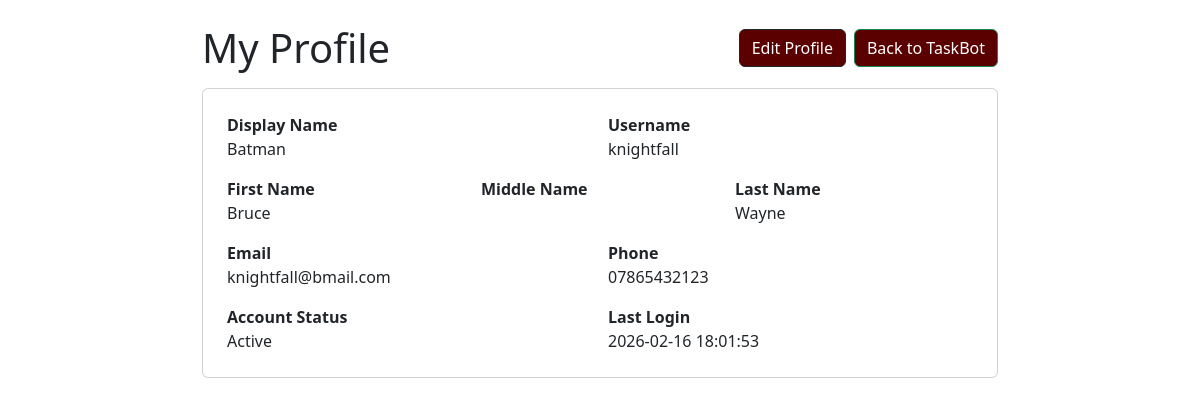
The app's page /viewprofile.php (signed in), older data.
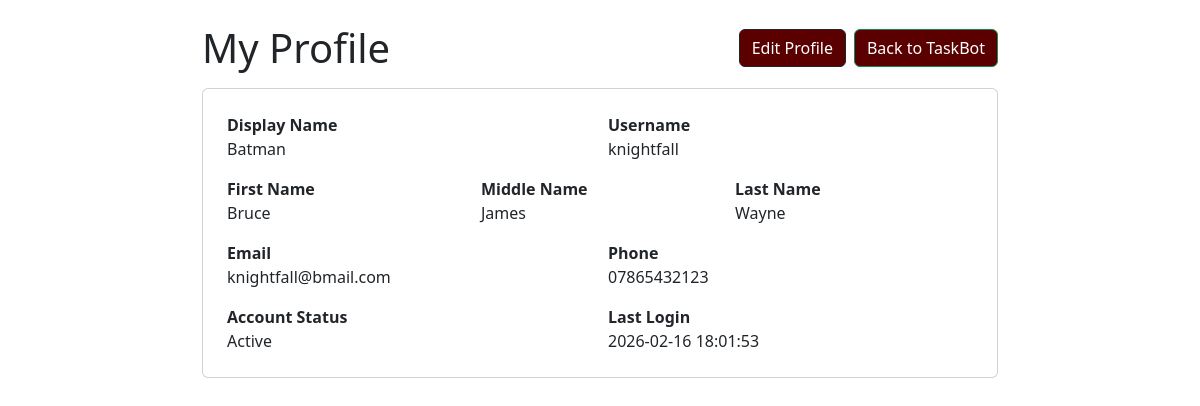
The same page, newer data.
### tables this page shows
CREATE TABLE Users ( 

  UserID      INTEGER PRIMARY KEY AUTOINCREMENT, 

  RoleID      INTEGER NOT NULL, 

  DisplayName TEXT NOT NULL, 

  FirstName   TEXT NOT NULL, 

  MiddleName  TEXT DEFAULT ' ', 

  LastName    TEXT NOT NULL, 

  Email       TEXT NOT NULL UNIQUE, 

  Phone       TEXT UNIQUE, 

  IsActive    INTEGER NOT NULL DEFAULT 1, 

  LastLoginAt DATETIME DEFAULT CURRENT_TIMESTAMP, 

  FOREIGN KEY (RoleID) REFERENCES Role(RoleID) 

    ON UPDATE CASCADE 

    ON DELETE CASCADE 

);

### viewprofile.php (the view, shortened to what this page needs)
 <?php
require_once "db.php";
$userId = (int)$_SESSION['userId'];
$stmt = $db->prepare("
  SELECT UserID, DisplayName, FirstName, MiddleName, LastName, Email, Phone, IsActive, LastLoginAt
  FROM Users
  WHERE UserID = :uid
  LIMIT 1
");
$stmt->bindValue(":uid", $userId, SQLITE3_INTEGER);
$res = $stmt->execute();
$user = $res->fetchArray(SQLITE3_ASSOC);
?>
<!doctype html>
<html lang="en">
<head>
  <link rel="stylesheet" href="/TaskBot/style.css">
  <link rel="stylesheet" href="/TaskBot/a11y.css">
  <link href="https://cdn.jsdelivr.net/npm/bootstrap@5.3.0/dist/css/bootstrap.min.css" rel="stylesheet">
</head>
<body class="p-4">
  <div class="container" style="max-width: 820px;">
    <div class="d-flex justify-content-between align-items-center mb-3">
      <h1 class="m-0">My Profile</h1>
      <div class="d-flex gap-2 flex-wrap">
        <a class="btn btn-outline-dark" href="/TaskBot/editprofile.php">Edit Profile</a>
        <a class="btn btn-success" href="/TaskBot/index.php?page=home">Back to TaskBot</a>
      </div>
    </div>
    <div class="card p-4">
      <div class="row g-3">
        <div class="col-md-6">
          <div class="fw-bold">Display Name</div>
          <div><?= htmlspecialchars($user['DisplayName'] ?? '') ?></div>
        </div>
        <div class="col-md-6">
          <div class="fw-bold">Username</div>
          <div><?= htmlspecialchars($_SESSION['username'] ?? '') ?></div>
        </div>
        <div class="col-md-4">
          <div class="fw-bold">First Name</div>
          <div><?= htmlspecialchars($user['FirstName'] ?? '') ?></div>
        </div>
        <div class="col-md-4">
          <div class="fw-bold">Middle Name</div>
          <div><?= htmlspecialchars($user['MiddleName'] ?? '') ?></div>
        </div>
        <div class="col-md-4">
          <div class="fw-bold">Last Name</div>
          <div><?= htmlspecialchars($user['LastName'] ?? '') ?></div>
        </div>
        <div class="col-md-6">
          <div class="fw-bold">Email</div>
          <div><?= htmlspecialchars($user['Email'] ?? '') ?></div>
        </div>
        <div class="col-md-6">
          <div class="fw-bold">Phone</div>
          <div><?= htmlspecialchars($user['Phone'] ?? '') ?></div>
        </div>
        <div class="col-md-6">
          <div class="fw-bold">Account Status</div>
          <div><?= ((int)($user['IsActive'] ?? 1) === 1) ? "Active" : "Inactive" ?></div>
        </div>
        <div class="col-md-6">
          <div class="fw-bold">Last Login</div>
          <div><?= htmlspecialchars($user['LastLoginAt'] ?? '') ?></div>
        </div>
      </div>
    </div>
  </div>
</body>
</html>

Row changes from the older to the newer data that the page shows:
changed users "Batman": MiddleName (not shown) → "James"
